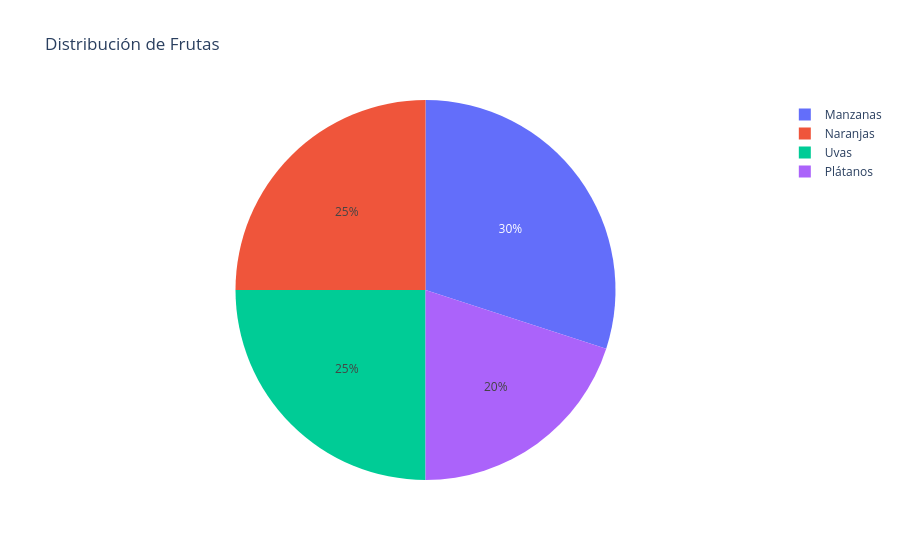

The cell this chart's notebook holds for it:
### Code cell
import plotly.express as px
import pandas as pd

# Crear datos de ejemplo
datos = {
    'Frutas': ['Manzanas', 'Naranjas', 'Plátanos', 'Uvas'],
    'Cantidad': [30, 25, 20, 25]
}
df = pd.DataFrame(datos)

# Crear pie chart
fig = px.pie(
    df, 
    values='Cantidad', 
    names='Frutas',
    title='Distribución de Frutas'
)
fig.show()

### Figure 1 — Plotly figure (JSON) as saved in the notebook; plotly's stock layout.template omitted (floating-point values rounded to 4 significant figures)
{"data": [{"domain": {"x": [0, 1], "y": [0, 1]}, "hovertemplate": "Frutas=%{label}<br>Cantidad=%{value}<extra></extra>", "labels": ["Manzanas", "Naranjas", "Plátanos", "Uvas"], "legendgroup": "", "name": "", "showlegend": true, "type": "pie", "values": [30, 25, 20, 25]}], "layout": {"legend": {"tracegroupgap": 0}, "title": {"text": "Distribución de Frutas"}}}
